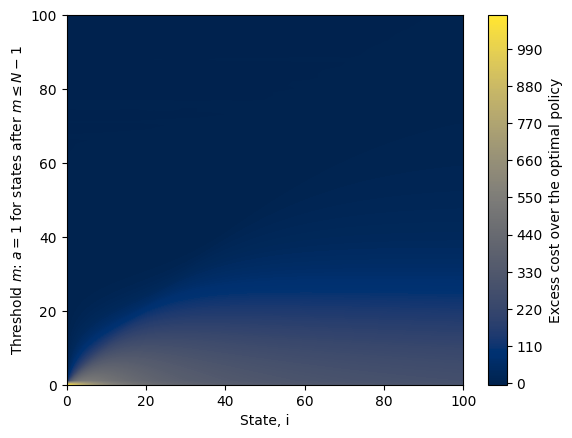

Generate this figure with Python:
##    Importing Relavent Packages   ##
import numpy as np
import matplotlib.pyplot as plt

#################################################################################

#Parameters

beta, gamma, N, alpha, b, P, C = [
    5,
    4,
    100,
    0.8,
    0.3,
    600,
    60
]

#################################################################################

#Function for calculating rates


def rates(i, beta, gamma, N, b, a):

    #State i = 0
    if i == 0:
        forw = a
        back = 0
        same = -a
        return forw, back, same

    # State i = N
    if i == N:
        forw = 0
        back = (b + gamma) * i
        same = -back
        return forw, back, same

    # General state
    forw = beta * i * (N - i) / N + a
    back = (b + gamma) * i
    same = -forw - back

    return forw, back, same


#################################################################################
#Construct generator matrix


def generator(beta, gamma, N, b, f):

    matrix = np.zeros((N + 1, N + 1))

    for i in range(N + 1):

        forw, back, same = rates(
            i,
            beta,
            gamma,
            N,
            b,
            f[i]
        )

        for j in range(N + 1):

            if i == j:
                matrix[i, j] = same

            elif j == i - 1:
                matrix[i, j] = back

            elif j == i + 1:
                matrix[i, j] = forw

    return matrix


#################################################################################
#Cost array under a policy


def cost(P, C, f, N):

    cost_array = np.zeros(N + 1)

    for i in range(N + 1):
        cost_array[i] = i * P + C * (1 - f[i])

    return cost_array


#################################################################################
#Discounted cost


def J(alpha, f, beta, b, N, gamma, P, C):

    Q = generator(
        beta,
        gamma,
        N,
        b,
        f
    )

    I = np.identity(N + 1)

    A = alpha * I - Q
    B = cost(P, C, f, N)

    x = np.linalg.solve(A, B)

    return x


#################################################################################
# Proposal discounted cost at state i


def d(i, a, f, beta, b, N, gamma, P, C, J_values):

    forw, back, same = rates(
        i,
        beta,
        gamma,
        N,
        b,
        a
    )

    c = i * P + C * (1 - a)

    #State i = 0
    if i == 0:

        D = (
            c
            + J_values[i + 1] * forw
            + J_values[i] * same
        )

        return D

    # State i = N
    if i == N:

        D = (
            c
            + J_values[i - 1] * back
            + J_values[i] * same
        )

        return D

    # General state
    D = (
        c
        + J_values[i + 1] * forw
        + J_values[i - 1] * back
        + J_values[i] * same
    )

    return D


#################################################################################
# Initial policy


f = np.zeros(N + 1)


# Action at state N is fixed as zero
f[N] = 0


#################################################################################
# Initial discounted cost


J_f = J(
    alpha,
    f,
    beta,
    b,
    N,
    gamma,
    P,
    C
)


#################################################################################
#Store policies and discounted costs


F = [f.copy()]
K = [J_f.copy()]



#################################################################################
#Policy iteration

while True:


    f_new = f.copy()

    # Propose the alternative action for states 0,...,N-1
    for i in range(N):

        if f_new[i] == 0:
            f_new[i] = 1

        else:
            f_new[i] = 0

    # Action at state N is fixed as zero
    f_new[N] = 0

    #Check whether each proposed action is an improvement
    for i in range(N):

        D = d(
            i,
            f_new[i],
            f,
            beta,
            b,
            N,
            gamma,
            P,
            C,
            J_f
        )

        current_value = J_f[i]

        if D >= alpha * current_value:
            f_new[i] = f[i]

    # Final action remains fixed as zero
    f_new[N] = 0

    #Stopping condition
    if np.array_equal(f_new, f):
        break

    #Update policy
    f = f_new.copy()

    #Recalculate discounted cost
    J_f = J(
        alpha,
        f,
        beta,
        b,
        N,
        gamma,
        P,
        C
    )

    #Append complete policy and discounted cost
    F.append(f.copy())
    K.append(J_f.copy())


#################################################################################
#Results

print()
print("Optimal policy:")
print(f)

print()
print("Optimal discounted cost:")
print(J_f)

#################################################################################
#Constructing polcies and discounted costs for comparsion.

#Threshold tested, difference between polciy and optimal, and states.
space = np.arange(0,  N+1 , 1)
diff = np.zeros((len(space), N+1))
states = np.arange(0, N+1, 1)

#Loop over all polcies to be tested.
for k in range(len(space)):

  #Threshold for policy.
  m = space[k]

  #Proposed policy.
  F_pol = np.zeros(N+1)
  F_pol[m:] = 1
  F_pol[N] = 0

  J_pol = J(
      alpha,
      F_pol,
      beta,
      b,
      N,
      gamma,
      P,
      C
  )
  diff[k,:] = J_pol - J_f


#################################################################################
#Plotting
plt.contourf(states, space, diff, levels=250, cmap = "cividis")
plt.colorbar(label="Excess cost over the optimal policy")
plt.xlabel("State, i")
plt.ylabel(r"Threshold $m$: $a = 1$ for states after $m \leq N-1$")
plt.show()
